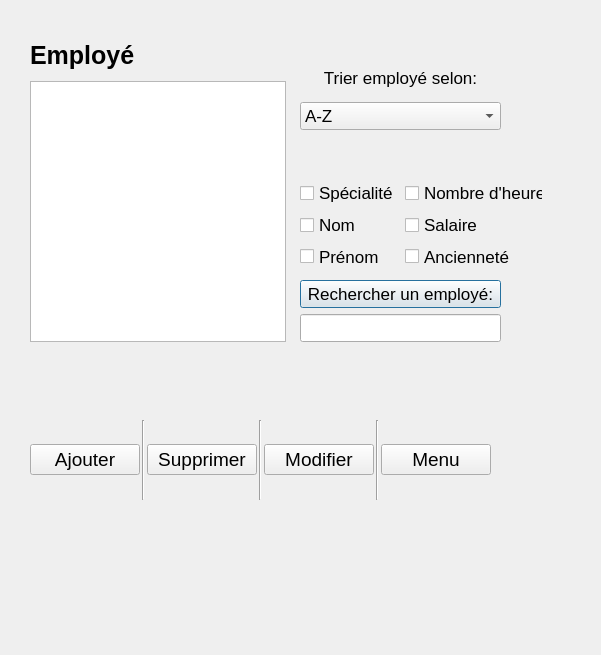
<?xml version="1.0" encoding="UTF-8"?>
<ui version="4.0">
 <class>DialogEmployer</class>
 <widget class="QDialog" name="DialogEmployer">
  <property name="geometry">
   <rect>
    <x>0</x>
    <y>0</y>
    <width>601</width>
    <height>655</height>
   </rect>
  </property>
  <property name="font">
   <font>
    <pointsize>13</pointsize>
   </font>
  </property>
  <property name="windowTitle">
   <string>Dialog</string>
  </property>
  <widget class="QLabel" name="labelEmploye">
   <property name="geometry">
    <rect>
     <x>30</x>
     <y>30</y>
     <width>121</width>
     <height>51</height>
    </rect>
   </property>
   <property name="font">
    <font>
     <pointsize>19</pointsize>
     <weight>75</weight>
     <bold>true</bold>
    </font>
   </property>
   <property name="text">
    <string>Employé</string>
   </property>
  </widget>
  <widget class="QWidget" name="verticalLayoutWidget">
   <property name="geometry">
    <rect>
     <x>300</x>
     <y>280</y>
     <width>201</width>
     <height>64</height>
    </rect>
   </property>
   <layout class="QVBoxLayout" name="verticalLayout">
    <item>
     <widget class="QPushButton" name="pushButtonRechercherEmployer">
      <property name="text">
       <string>Rechercher un employé:</string>
      </property>
     </widget>
    </item>
    <item>
     <widget class="QLineEdit" name="lineEditRechercherEmployer"/>
    </item>
   </layout>
  </widget>
  <widget class="QWidget" name="verticalLayoutWidget_2">
   <property name="geometry">
    <rect>
     <x>300</x>
     <y>60</y>
     <width>201</width>
     <height>111</height>
    </rect>
   </property>
   <layout class="QVBoxLayout" name="verticalLayout_2">
    <item>
     <widget class="QLabel" name="labelTrierEmploye">
      <property name="text">
       <string>Trier employé selon:</string>
      </property>
      <property name="alignment">
       <set>Qt::AlignCenter</set>
      </property>
     </widget>
    </item>
    <item>
     <widget class="QComboBox" name="comboBoxTrierEmployer">
      <item>
       <property name="text">
        <string>A-Z</string>
       </property>
      </item>
      <item>
       <property name="text">
        <string>Z-A</string>
       </property>
      </item>
      <item>
       <property name="text">
        <string>Plus petit au plus grand</string>
       </property>
      </item>
      <item>
       <property name="text">
        <string>Plus grand au plus petit</string>
       </property>
      </item>
      <item>
       <property name="text">
        <string>ajouter spécialité</string>
       </property>
      </item>
     </widget>
    </item>
    <item>
     <widget class="QLabel" name="labelErreurTrierEmployer">
      <property name="text">
       <string/>
      </property>
     </widget>
    </item>
   </layout>
  </widget>
  <widget class="QListView" name="listViewListEmployer">
   <property name="geometry">
    <rect>
     <x>30</x>
     <y>81</y>
     <width>256</width>
     <height>261</height>
    </rect>
   </property>
  </widget>
  <widget class="QWidget" name="horizontalLayoutWidget">
   <property name="geometry">
    <rect>
     <x>30</x>
     <y>420</y>
     <width>461</width>
     <height>80</height>
    </rect>
   </property>
   <layout class="QHBoxLayout" name="horizontalLayout" stretch="4,4,4,4,4,4,4">
    <property name="spacing">
     <number>2</number>
    </property>
    <item>
     <widget class="QPushButton" name="pushButtonAjouterEmployer">
      <property name="font">
       <font>
        <pointsize>14</pointsize>
       </font>
      </property>
      <property name="text">
       <string>Ajouter</string>
      </property>
     </widget>
    </item>
    <item>
     <widget class="Line" name="line_2">
      <property name="orientation">
       <enum>Qt::Vertical</enum>
      </property>
     </widget>
    </item>
    <item>
     <widget class="QPushButton" name="pushButtonSupprimerEmployer">
      <property name="font">
       <font>
        <pointsize>14</pointsize>
       </font>
      </property>
      <property name="text">
       <string>Supprimer</string>
      </property>
     </widget>
    </item>
    <item>
     <widget class="Line" name="line">
      <property name="orientation">
       <enum>Qt::Vertical</enum>
      </property>
     </widget>
    </item>
    <item>
     <widget class="QPushButton" name="pushButtonModifier">
      <property name="font">
       <font>
        <pointsize>14</pointsize>
       </font>
      </property>
      <property name="text">
       <string>Modifier</string>
      </property>
     </widget>
    </item>
    <item>
     <widget class="Line" name="line_3">
      <property name="orientation">
       <enum>Qt::Vertical</enum>
      </property>
     </widget>
    </item>
    <item>
     <widget class="QPushButton" name="pushButtonRetournerMenu">
      <property name="font">
       <font>
        <pointsize>14</pointsize>
       </font>
      </property>
      <property name="text">
       <string>Menu</string>
      </property>
     </widget>
    </item>
   </layout>
  </widget>
  <widget class="QLabel" name="labelErreurSelection">
   <property name="geometry">
    <rect>
     <x>20</x>
     <y>360</y>
     <width>461</width>
     <height>51</height>
    </rect>
   </property>
   <property name="text">
    <string/>
   </property>
  </widget>
  <widget class="QWidget" name="gridLayoutWidget">
   <property name="geometry">
    <rect>
     <x>300</x>
     <y>180</y>
     <width>243</width>
     <height>89</height>
    </rect>
   </property>
   <layout class="QGridLayout" name="gridLayout">
    <item row="1" column="0">
     <widget class="QCheckBox" name="checkBoxNom">
      <property name="text">
       <string>Nom</string>
      </property>
     </widget>
    </item>
    <item row="0" column="1">
     <widget class="QCheckBox" name="checkBoxNbHeure">
      <property name="text">
       <string>Nombre d'heure</string>
      </property>
     </widget>
    </item>
    <item row="1" column="1">
     <widget class="QCheckBox" name="checkBoxSalaire">
      <property name="text">
       <string>Salaire</string>
      </property>
     </widget>
    </item>
    <item row="0" column="0">
     <widget class="QCheckBox" name="checkBoxSpecialite">
      <property name="text">
       <string>Spécialité</string>
      </property>
     </widget>
    </item>
    <item row="2" column="0">
     <widget class="QCheckBox" name="checkBoxPrenom">
      <property name="text">
       <string>Prénom</string>
      </property>
     </widget>
    </item>
    <item row="2" column="1">
     <widget class="QCheckBox" name="checkBoxAnciennete">
      <property name="text">
       <string>Ancienneté</string>
      </property>
     </widget>
    </item>
   </layout>
  </widget>
 </widget>
 <resources/>
 <connections/>
</ui>
